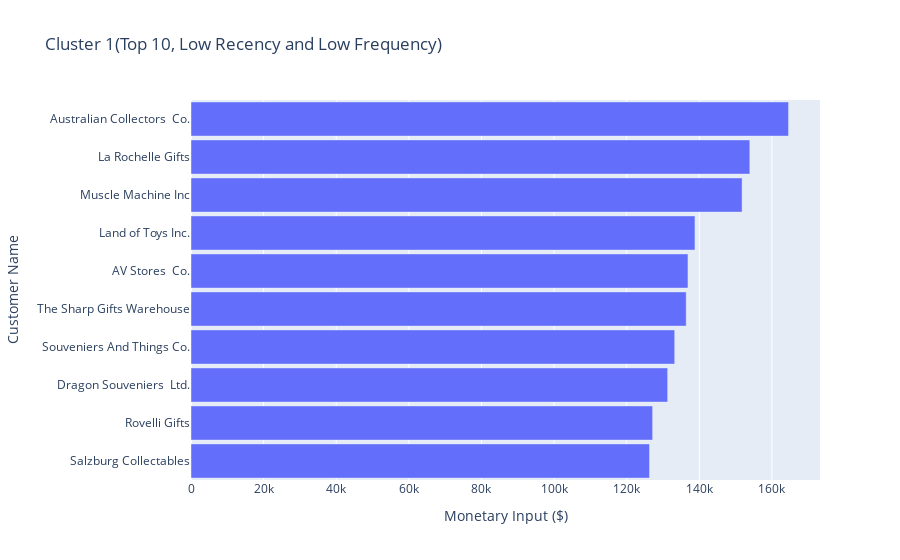

The code cell stored with this chart in its notebook:
### Code cell
#display all customers in each cluster
#cluster 1
cluster1 = rfm[rfm['Cluster']=='Cluster 1'].sort_values(by='Monetary', ascending=False)
fig = px.bar(cluster1.head(10), x='Monetary', y='CustomerName', title='Cluster 1(Top 10, Low Recency and Low Frequency)', category_orders={'CustomerName': cluster1['CustomerName'].to_list()})
fig.update_layout(
    bargap=0.1,
    xaxis_title='Monetary Input ($)',
    yaxis_title='Customer Name',
    

hoverlabel=dict(
    bgcolor="white",
    font_size=16,
    font_family="Rockwell"
)



)
fig.show()

### Figure 1 — Plotly figure (JSON) as saved in the notebook; plotly's stock layout.template omitted (floating-point values rounded to 4 significant figures)
{"data": [{"alignmentgroup": "True", "hovertemplate": "Monetary=%{x}<br>CustomerName=%{y}<extra></extra>", "legendgroup": "", "marker": {"color": "#636efa", "pattern": {"shape": ""}}, "name": "", "offsetgroup": "", "orientation": "h", "showlegend": false, "textposition": "auto", "type": "bar", "x": [164600.0, 153900.0, 151800.0, 138800.0, 136900.0, 136400.0, 133200.0, 131300.0, 127100.0, 126300.0], "xaxis": "x", "y": ["Australian Collectors  Co.", "La Rochelle Gifts", "Muscle Machine Inc", "Land of Toys Inc.", "AV Stores  Co.", "The Sharp Gifts Warehouse", "Souveniers And Things Co.", "Dragon Souveniers  Ltd.", "Rovelli Gifts", "Salzburg Collectables"], "yaxis": "y"}], "layout": {"bargap": 0.1, "barmode": "relative", "hoverlabel": {"bgcolor": "white", "font": {"family": "Rockwell", "size": 16}}, "legend": {"tracegroupgap": 0}, "title": {"text": "Cluster 1(Top 10, Low Recency and Low Frequency)"}, "xaxis": {"anchor": "y", "domain": [0, 1], "title": {"text": "Monetary Input ($)"}}, "yaxis": {"anchor": "x", "categoryarray": ["Boards & Toys Co.", "Atelier graphique", "Auto-Moto Classics Inc.", "Royale Belge", "Microscale Inc.", "Bavarian Collectables Imports  Co.", "Clover Collections  Co.", "Iberia Gift Imports  Corp.", "Australian Gift Network  Co", "Mini Auto Werke", "Online Mini Collectables", "Gift Ideas Corp.", "Auto Assoc. & Cie.", "Australian Collectables  Ltd", "Classic Gift Ideas  Inc", "Volvo Model Replicas  Co", "Alpha Cognac", "Lyon Souveniers", "Mini Wheels Co.", "Canadian Gift Exchange Network", "Marseille Mini Autos", "Quebec Home Shopping Network", "Motor Mint Distributors Inc.", "Classic Legends Inc.", "Norway Gifts By Mail  Co.", "Mini Caravy", "Blauer See Auto  Co.", "Collectables For Less Inc.", "Vitachrome Inc.", "Petit Auto", "Royal Canadian Collectables  Ltd.", "Amica Models & Co.", "Signal Gift Stores", "giftsbymail.co.uk", "Mini Classics", "Enaco Distributors", "La Corne D abondance  Co.", "Tekni Collectables Inc.", "FunGiftIdeas.com", "Heintze Collectables", "Gifts4AllAges.com", "Stylish Desk Decors  Co.", "Gift Depot Inc.", "Toms Spezialitten  Ltd", "Auto Canal Petit", "Cruz & Sons Co.", "Marta s Replicas Co.", "Toys4GrownUps.com", "Herkku Gifts", "Suominen Souveniers", "Toys of Finland  Co.", "Oulu Toy Supplies  Inc.", "UK Collectables  Ltd.", "Vida Sport  Ltd", "Baane Mini Imports", "Corrida Auto Replicas  Ltd", "Mini Creations Ltd.", "Diecast Classics Inc.", "Handji Gifts& Co", "Tokyo Collectables  Ltd", "Online Diecast Creations Co.", "Technics Stores Inc.", "L ordine Souveniers", "Danish Wholesale Imports", "Scandinavian Gift Ideas", "Reims Collectables", "Corporate Gift Ideas Co.", "Anna s Decorations  Ltd", "Salzburg Collectables", "Rovelli Gifts", "Dragon Souveniers  Ltd.", "Souveniers And Things Co.", "The Sharp Gifts Warehouse", "AV Stores  Co.", "Land of Toys Inc.", "Muscle Machine Inc", "La Rochelle Gifts", "Australian Collectors  Co."], "categoryorder": "array", "domain": [0, 1], "title": {"text": "Customer Name"}}}}
